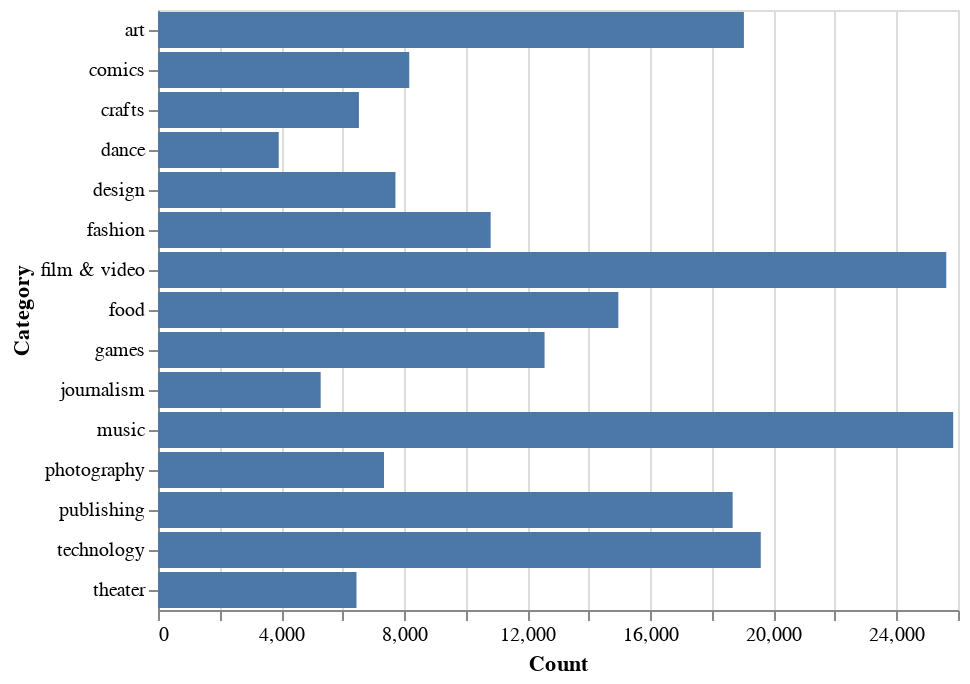

Write notebook code for a chart like this one.
### Markdown cell above
If we now put the the quantitative value on the x-axis, we get a [horizontal bar chart](https://altair-viz.github.io/gallery/bar_chart_horizontal.html), which make the category labels easier to read.

### Code cell
alt.Chart(category_counts).mark_bar().encode(
    y = alt.Y("cat", axis = alt.Axis(title = "Category")),
    x = alt.X("count", axis = alt.Axis(title = "Count"))
)

### Figure 1 — Vega-Lite specification as saved in the notebook (floating-point values rounded to 4 significant figures)
{"config": {"view": {"continuousWidth": 400, "continuousHeight": 300}}, "data": {"name": "data-553353af142661fd4f817899b7064bfd"}, "mark": "bar", "encoding": {"x": {"type": "quantitative", "axis": {"title": "Count"}, "field": "count"}, "y": {"type": "nominal", "axis": {"title": "Category"}, "field": "cat"}}, "$schema": "https://vega.github.io/schema/vega-lite/v4.8.1.json", "datasets": {"data-553353af142661fd4f817899b7064bfd": [{"cat": "music", "count": 25844}, {"cat": "film & video", "count": 25619}, {"cat": "technology", "count": 19590}, {"cat": "art", "count": 19042}, {"cat": "publishing", "count": 18676}, {"cat": "food", "count": 14961}, {"cat": "games", "count": 12563}, {"cat": "fashion", "count": 10811}, {"cat": "comics", "count": 8166}, {"cat": "design", "count": 7717}, {"cat": "photography", "count": 7346}, {"cat": "crafts", "count": 6530}, {"cat": "theater", "count": 6451}, {"cat": "journalism", "count": 5287}, {"cat": "dance", "count": 3924}]}}
